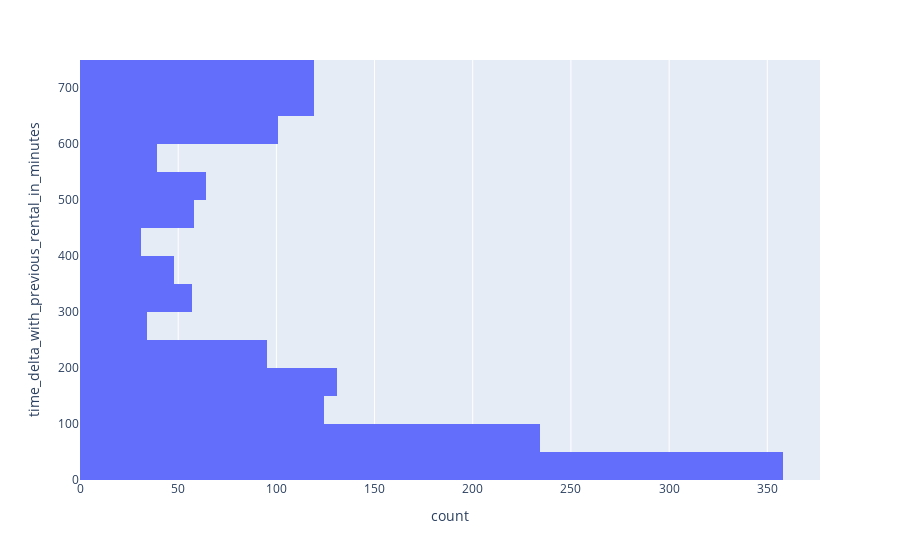

The code cell stored with this chart in its notebook:
### Code cell
px.histogram(df_no_canceled_short_delay, y='time_delta_with_previous_rental_in_minutes', nbins=20)

### Figure 1 — Plotly figure (JSON) as saved in the notebook; plotly's stock layout.template omitted (floating-point values rounded to 4 significant figures; data arrays with more than 128 entries replaced by an {"elided": "..."} marker saying what was removed)
{"data": [{"alignmentgroup": "True", "bingroup": "y", "hovertemplate": "count=%{x}<br>time_delta_with_previous_rental_in_minutes=%{y}<extra></extra>", "legendgroup": "", "marker": {"color": "#636efa", "pattern": {"shape": ""}}, "name": "", "nbinsy": 20, "offsetgroup": "", "orientation": "h", "showlegend": false, "type": "histogram", "xaxis": "x", "y": {"elided": "1612 int values"}, "yaxis": "y"}], "layout": {"barmode": "relative", "legend": {"tracegroupgap": 0}, "margin": {"t": 60}, "xaxis": {"anchor": "y", "domain": [0, 1], "title": {"text": "count"}}, "yaxis": {"anchor": "x", "domain": [0, 1], "title": {"text": "time_delta_with_previous_rental_in_minutes"}}}}
